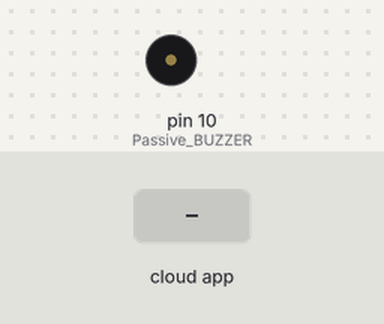
The sketch below on a simulated Arduino Uno, built with avr-gcc and run on an emulated ATmega328P. On the bench: buzzer (waves = sounding). The test bench sets the inputs (shaded band). The ROS host is connected and sends only what is stated.

Above: at 1.2 s.
1.3 s: the phone or cloud app sets joystick_find to 0
At 2.1 s:
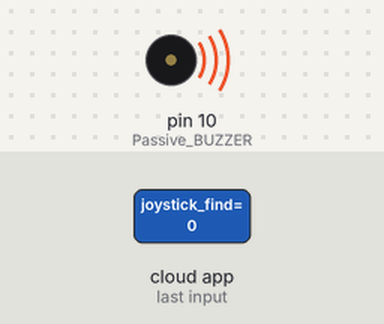
Timing chart, 0 to 4.3 s (numbered marks = the images above; inputs shaded):
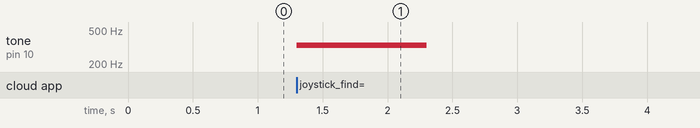

The sketch:

buzzer.ino
```cpp
#include <ros.h>
#include <std_msgs/String.h>

const int Passive_BUZZER = 10;

ros::NodeHandle  nh;

std_msgs::String str_msg;

void callback_bell( const std_msgs::String& msg);

ros::Subscriber<std_msgs::String> sub("joystick_find", &callback_bell);

void callback_bell( const std_msgs::String& msg){
  tone(Passive_BUZZER,330);
  delay(500);
  noTone(Passive_BUZZER);
  tone(Passive_BUZZER,330);
  delay(500);
  noTone(Passive_BUZZER);
}

void setup()
{
  nh.initNode();
  nh.subscribe(sub);
}
void loop()
{
  nh.spinOnce();
}
```

Measured:
- after the input at 1.3 s, tone on pin 10 (Passive_BUZZER): silent → 330 Hz at once, → silent 1.0 s later
